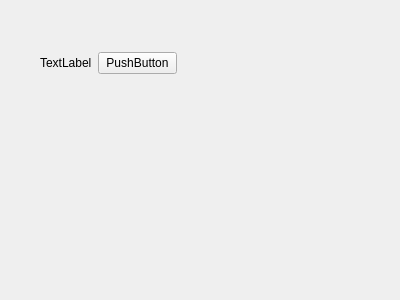
<?xml version="1.0" encoding="UTF-8"?>
<ui version="4.0">
 <class>Form</class>
 <widget class="QWidget" name="Form">
  <property name="geometry">
   <rect>
    <x>0</x>
    <y>0</y>
    <width>400</width>
    <height>300</height>
   </rect>
  </property>
  <property name="windowTitle">
   <string>Form</string>
  </property>
  <widget class="QWidget" name="">
   <property name="geometry">
    <rect>
     <x>40</x>
     <y>50</y>
     <width>137</width>
     <height>26</height>
    </rect>
   </property>
   <layout class="QHBoxLayout" name="horizontalLayout_2">
    <item>
     <widget class="QLabel" name="label">
      <property name="text">
       <string>TextLabel</string>
      </property>
     </widget>
    </item>
    <item>
     <widget class="QPushButton" name="pushButton">
      <property name="text">
       <string>PushButton</string>
      </property>
     </widget>
    </item>
   </layout>
   <zorder>label</zorder>
   <zorder>pushButton</zorder>
  </widget>
 </widget>
 <resources/>
 <connections/>
</ui>
